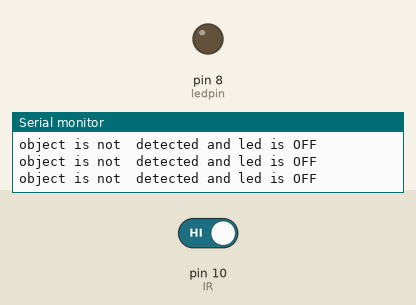
A sketch run on a simulated Arduino Uno, built with avr-gcc and run on an emulated ATmega328P. Parts: output pins drawn as LEDs (lit = HIGH), the last lines printed to the serial monitor. Inputs (shaded band) come from the test bench; at power-on: pin 10 (IR) HIGH.

Above: at 2.0 s.
2.1 s: pin 10 (IR) driven LOW
At 3.3 s:
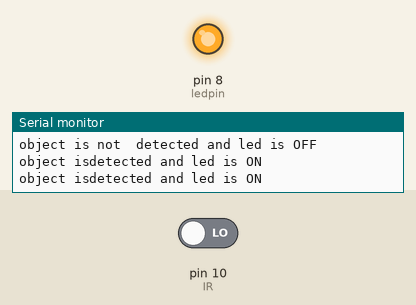
3.9 s: pin 10 (IR) driven HIGH
At 4.7 s:
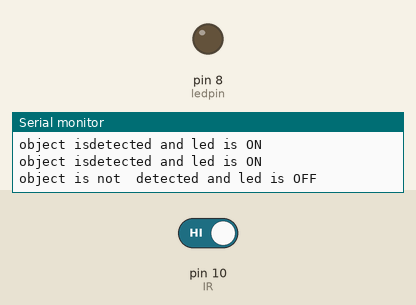
Timing chart, 0 to 6.9 s (numbered marks = the images above; inputs shaded):
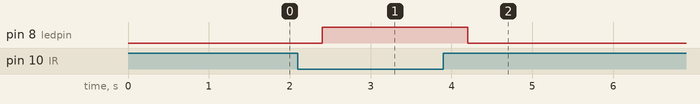

Measured:
- after the input at 2.1 s, pin 8 (ledpin): LOW → HIGH after 0.30 s
- after the input at 3.9 s, pin 8 (ledpin): HIGH → LOW after 0.30 s

The sketch:

IRsensor.ino
```cpp
int IR=10;
int ledpin=8;
int a;
void setup() {
  // put your setup code here, to run once:
pinMode(IR,INPUT);
pinMode(ledpin,OUTPUT);
Serial.begin(9600);
}

void loop() {
  // put your main code here, to run repeatedly:
a=digitalRead(IR);
if(a==LOW){
  digitalWrite(ledpin,HIGH);
  Serial.println("object isdetected and led is ON");
 // delay(600);
}
else{
 digitalWrite(ledpin,LOW);
  Serial.println("object is not  detected and led is OFF");
}
delay(600);
}
```
